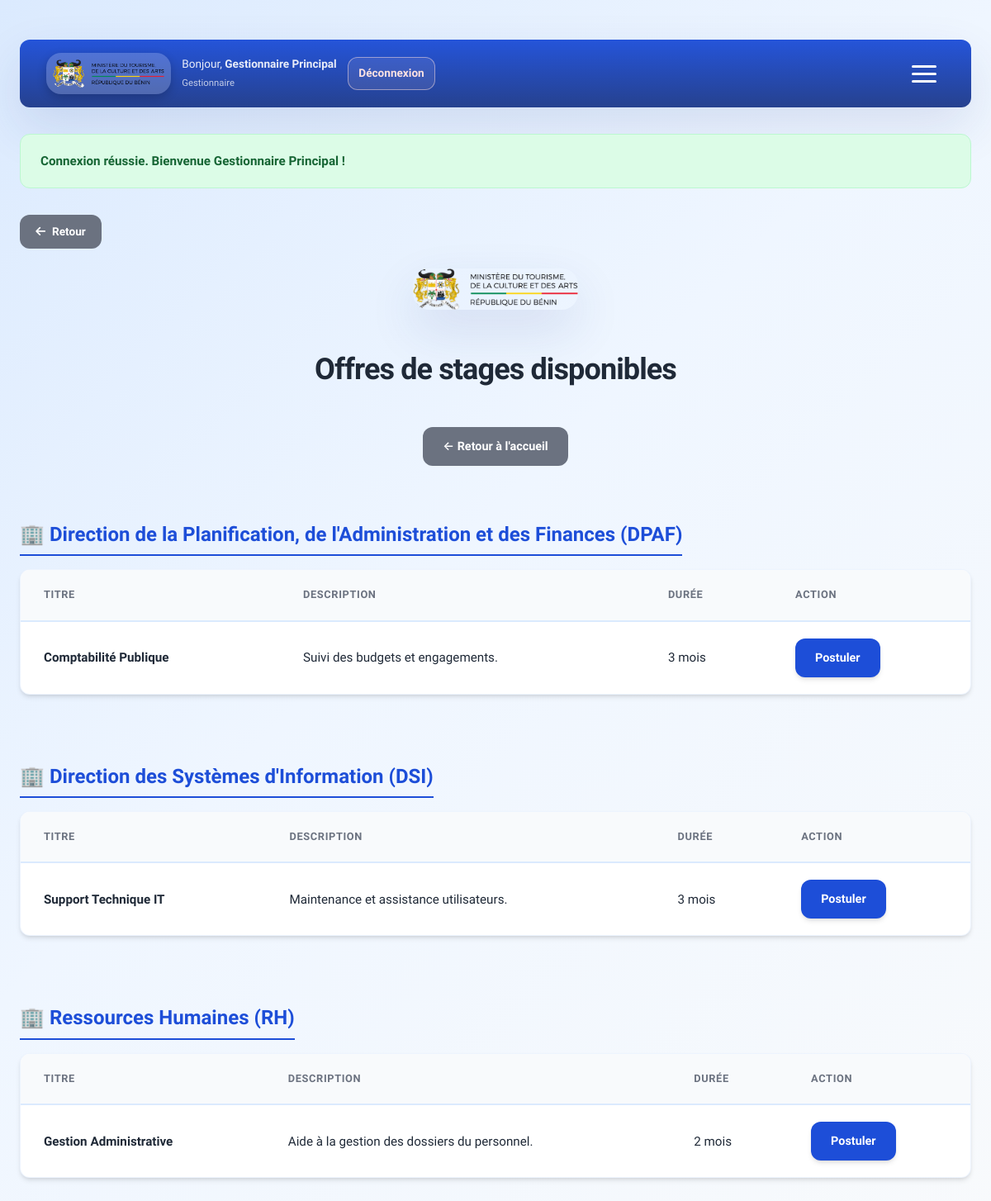
Page /ListStage.php (signed in) on the committed database.
### tables this page shows
CREATE TABLE `stages` (
  `id` int(11) NOT NULL AUTO_INCREMENT,
  `titre` varchar(255) NOT NULL,
  `description` text NOT NULL,
  `duree` varchar(50) NOT NULL,
  `departement_id` int(11) DEFAULT NULL,
  PRIMARY KEY (`id`),
  CONSTRAINT `fk_stage_dept` FOREIGN KEY (`departement_id`) REFERENCES `departements` (`id`) ON DELETE SET NULL
);

### config.php (called while the page is built, shortened)
<?php
function e(?string $value): string
{
    return htmlspecialchars((string) $value, ENT_QUOTES, 'UTF-8');
}
function get_flash(): ?array
{
    $flash = $_SESSION['flash'];
    return $flash;
}
function is_logged_in(): bool
{
    return isset($_SESSION['user_role'], $_SESSION['user_id']);
}
function current_user_role(): ?string
{
    return $_SESSION['user_role'] ?? null;
}
function current_user_name(): ?string
{
    return $_SESSION['user_name'] ?? null;
}

### ListStage.php (the view, shortened to what this page needs)
<?php
require_once 'config.php';
try {
    $connection = db();
    $query = $connection->prepare("SELECT s.*, d.nom as dept_nom, d.sigle as dept_sigle FROM stages s LEFT JOIN departements d ON s.departement_id = d.id ORDER BY d.nom ASC, s.titre ASC");
    $query->execute();
    $stages = $query->fetchAll(PDO::FETCH_ASSOC);
    $groupedStages = [];
    foreach ($stages as $stage) {
        $deptName = !empty($stage['dept_nom']) ? $stage['dept_nom'] . ' (' . $stage['dept_sigle'] . ')' : 'Autres / Non classés';
        $groupedStages[$deptName][] = $stage;
    }
} catch (PDOException $e) {
    echo "Erreur : " . htmlspecialchars($e->getMessage());
}
?>
<?php include 'header.php'; ?>
    <div style="text-align: center; margin-bottom: 2rem;">
        <img src="logo.png" alt="Logo" style="width: 200px; height: auto; margin-bottom: 1rem; border-radius: 20px; box-shadow: var(--shadow);">
        <h1>Offres de stages disponibles</h1>
        <a href="index.php" class="btn" style="background: #6b7280; color: #fff; padding: 0.75rem 1.5rem; border-radius: 12px; text-decoration: none; font-weight: 600;">← Retour à l'accueil</a>
    </div>
    <?php foreach ($groupedStages as $dept => $deptStages): ?>
        <h2 style="margin: 2rem 0 1rem; color: var(--primary); border-bottom: 2px solid var(--primary); display: inline-block; padding-bottom: 5px;">
            🏢 <?= e($dept) ?>
        </h2>
        <div class="table-container" style="margin-bottom: 3rem;">
            <table style="width: 100%;">
                <thead>
                    <tr>
                        <th>Titre</th>
                        <th>Description</th>
                        <th>Durée</th>
                        <th>Action</th>
                    </tr>
                </thead>
                <tbody>
                    <?php foreach ($deptStages as $stage): ?>
                        <tr>
                            <td style="font-weight: 700;"><?= e($stage['titre']); ?></td>
                            <td><?= nl2br(e($stage['description'])); ?></td>
                            <td><span style="white-space: nowrap;"><?= e($stage['duree']); ?></span></td>
                            <td><a class="btn btn-primary" href="postuler.php?id=<?= (int)$stage['id']; ?>">Postuler</a></td>
                        </tr>
                    <?php endforeach; ?>
                </tbody>
            </table>
        </div>
    <?php endforeach; ?>
</html>

### header.php (shortened to what this page needs)
<?php
require_once 'config.php';
$user_role = current_user_role();
$user_name = current_user_name();
?>
<!DOCTYPE html>
<html lang="fr">
<head>
    <link rel="stylesheet" href="https://cdnjs.cloudflare.com/ajax/libs/font-awesome/6.4.0/css/all.min.css">
</head>
<body>
    <div class="main-container">
    <?php if (is_logged_in()): ?>
    <div class="barre">
        <div class="llgo">
            <img src="logo.png" class="logo" alt="Logo">
            <div class="user-info">
                Bonjour, <strong><?= e($user_name) ?></strong><br>
                <small style="opacity: 0.8;"><?= ucfirst(e($user_role)) ?></small>
            </div>
            <a href="logout.php" class="logout">Déconnexion</a>
        </div>
        <div class="menu-toggle" id="menuToggle">
            <span></span><span></span><span></span>
        </div>
    </div>
    <?php endif; ?>
    <?php $flash = get_flash(); if ($flash): ?>
        <div class="alert alert-<?= $flash['type'] ?>"><?= $flash['message'] ?></div>
    <?php endif; ?>
    <?php
    $currentPage = basename($_SERVER['PHP_SELF']);
    if (is_logged_in() && $currentPage !== 'Acceuil.php'): ?>
        <div style="margin-bottom: 1.5rem;">
            <a href="javascript:history.back()" class="btn" style="background: #6b7280; color: #fff; padding: 0.6rem 1.2rem; font-size: 0.85rem;">
                <i class="fa-solid fa-arrow-left"></i> Retour
            </a>
        </div>
    <?php endif; ?>

### header.php (style rules this page uses)
:root { --primary: #1d4ed8; --primary-dark: #1e3a8a; --success: #16a34a; --success-dark: #15803d; --danger: #dc2626; --danger-dark: #b91c1c; --bg: linear-gradient(135deg, #dbeafe 0%, #eff6ff 45%, #f8fafc 100%); --card: #ffffff; --text: #1f2937; --text-muted: #6b7280; --border: #dbeafe; --shadow: 0 24px 60px rgba(30, 58, 138, 0.12); --shadow-sm: 0 4px 6px -1px rgb(0 0 0 / 0.1), 0 2px 4px -2px rgb(0 0 0 / 0.1); --radius: 22px; --radius-sm: 12px; }
* { margin: 0; padding: 0; box-sizing: border-box; }
html { scroll-behavior: smooth; }
body { background: var(--bg); color: var(--text); line-height: 1.6; min-height: 100vh; font-family: 'Work Sans', system-ui, -apple-system, sans-serif; }
.main-container { max-width: 1200px; margin: 0 auto; padding: 24px; }
h1 { text-align: center; color: var(--text); margin: 20px 0 40px; font-weight: 800; font-size: 2.25rem; letter-spacing: -0.025em; }
.barre { display: flex; align-items: center; justify-content: space-between; background: linear-gradient(180deg, rgba(29, 78, 216, 0.96), rgba(30, 58, 138, 0.96)); padding: 1rem 2rem; border-radius: var(--radius-sm); box-shadow: var(--shadow); margin: 24px auto 2rem; max-width: 1200px; color: #fff; gap: 1rem; }
.llgo { display: flex; align-items: center; gap: 0.8rem; }
.logo { height: 50px; width: auto; background: rgba(255,255,255,0.2); padding: 8px; border-radius: 18px; box-shadow: 0 4px 12px rgba(0,0,0,0.2); }
.user-info { color: rgba(255,255,255,0.9); font-size: 0.85rem; }
.logout { color: #fee2e2; text-decoration: none; font-weight: 600; padding: 0.5rem 0.8rem; border-radius: var(--radius-sm); border: 1px solid rgba(254,226,226,0.5); transition: all 0.3s; font-size: 0.85rem; background: rgba(254,226,226,0.1); }
.menu-toggle { cursor: pointer; display: flex; flex-direction: column; gap: 6px; padding: 10px; z-index: 1100; }
.menu-toggle span { display: block; width: 30px; height: 3px; background: #fff; border-radius: 4px; transition: 0.3s; }
.table-container { background: var(--card); border-radius: var(--radius-sm); overflow-x: auto; box-shadow: var(--shadow-sm); border: 1px solid rgba(219,234,254,0.5); margin-bottom: 2rem; }
table { width: 100%; border-collapse: collapse; text-align: left; }
th { background: #f8fafc; color: var(--text-muted); font-weight: 700; font-size: 0.8rem; text-transform: uppercase; letter-spacing: 0.05em; padding: 1.25rem 1.75rem; border-bottom: 2px solid var(--border); }
td { padding: 1.25rem 1.75rem; border-bottom: 1px solid #f1f5f9; font-size: 0.95rem; vertical-align: middle; }
tr:last-child td { border-bottom: none; }
.btn { display: inline-flex; align-items: center; justify-content: center; padding: 0.75rem 1.5rem; border-radius: var(--radius-sm); text-decoration: none; font-weight: 600; font-size: 0.9rem; transition: all 0.3s; border: none; cursor: pointer; gap: 0.5rem; white-space: nowrap; }
.btn-primary { background: var(--primary); color: #fff; box-shadow: var(--shadow-sm); }
.alert { padding: 1.25rem 1.5rem; border-radius: var(--radius-sm); margin-bottom: 2rem; font-size: 0.95rem; font-weight: 600; border: 1px solid transparent; }
.alert-success { background: #dcfce7; color: #166534; border-color: #bbf7d0; }

### rows in the picture
stages: titre "Comptabilité Publique", description "Suivi des budgets et engagements.", duree "3 mois"
stages: titre "Support Technique IT", description "Maintenance et assistance utilisateurs.", duree "3 mois"
stages: titre "Gestion Administrative", description "Aide à la gestion des dossiers du personnel.", duree "2 mois"

### other values in the picture
$user_name "Gestionnaire Principal"
$user_role "Gestionnaire"
$flash['message'] "Connexion réussie. Bienvenue Gestionnaire Principal !"
$dept "Direction de la Planification, de l'Administration et des Finances (DPAF)"
$dept "Direction des Systèmes d'Information (DSI)"
$dept "Ressources Humaines (RH)"
